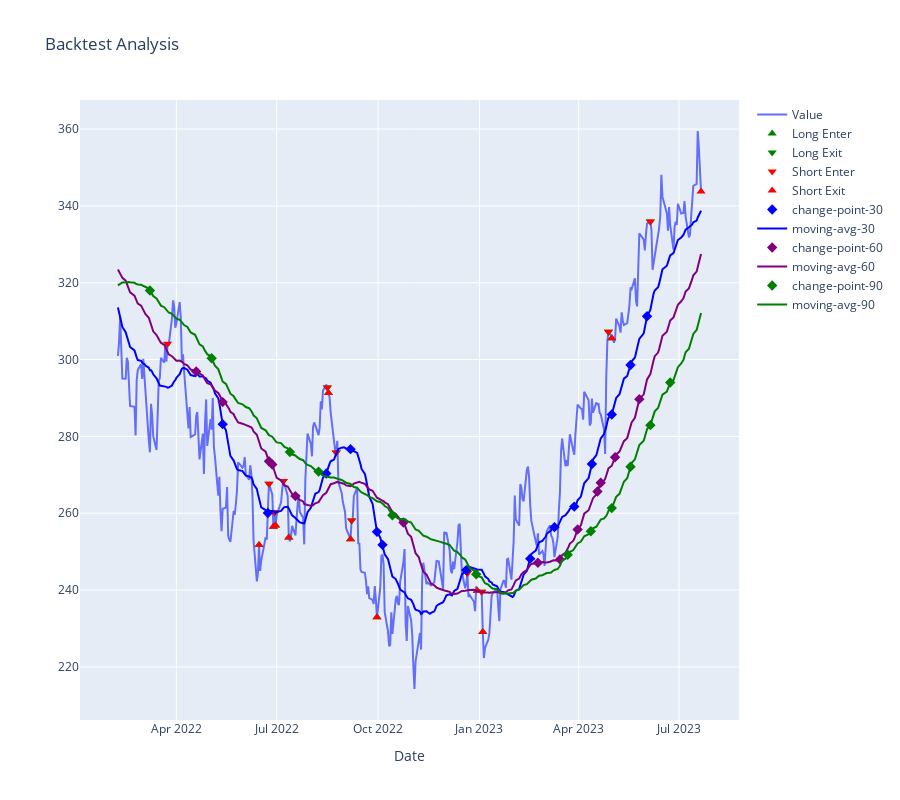
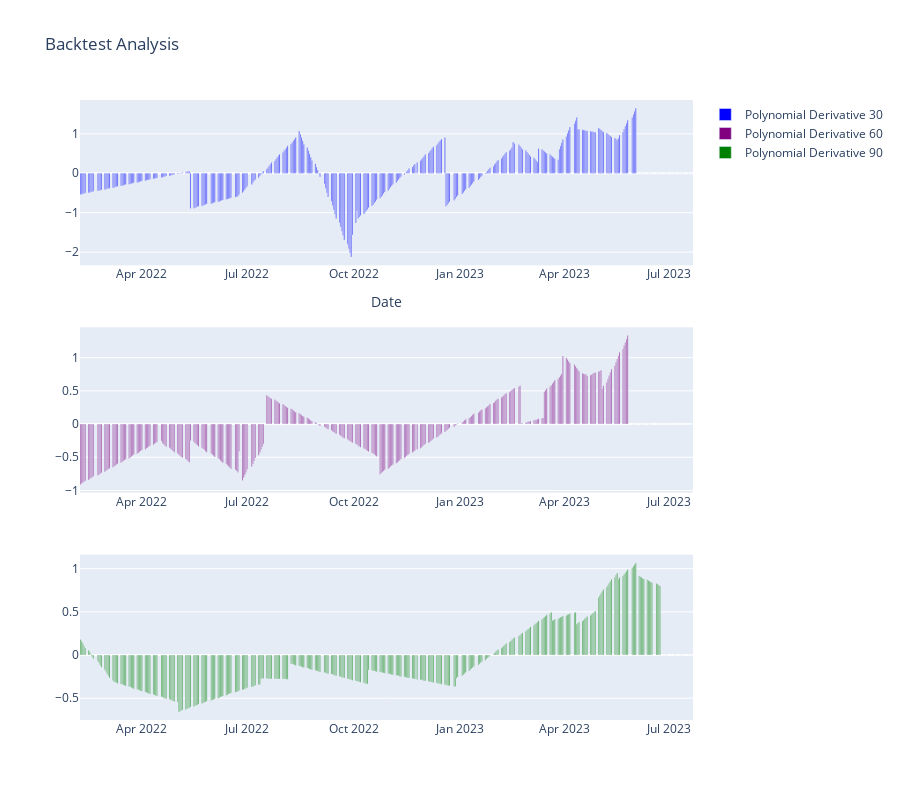

These figures' notebook cell, in order:
### Code cell
%load_ext autoreload
%autoreload 2

import matplotlib.pyplot as plt
import seaborn as sns 
import pandas as pd
import numpy as np
import bocd
from sklearn.preprocessing import PolynomialFeatures
from sklearn.linear_model import LinearRegression
import yfinance as yf

from machine_learning_finance import (analyze_trades, 
    calc_probabilties_without_lookahead, plot_backtest_analysis, 
    metrics_to_dataframe, create_train_test_windows, make_inverse_env_for,
    calculate_polynomial_regression, TraderEnv, make_price_marker_from_boolean, add_marker, add_line)

import plotly.graph_objs as go
from plotly.subplots import make_subplots
from plotly.offline import init_notebook_mode

init_notebook_mode(connected=True)
windows = [300, 600, 900, 1500]

symbol = "MSFT"
file = f"../backtests/{symbol}-model-back-test.csv"
period = 365
pd.options.display.max_rows = None
inverse = None # set to anything to graph inverse longs

def plot_win_loss(file, metrics):
    ledger = pd.read_csv(file)
    # Set the style for the plots
    sns.set(style='whitegrid')

    # Create a bar plot for profit and loss stats
    profit_stats, loss_stats = metrics['profit_stats'], metrics['loss_stats']
    profit_loss_df = pd.DataFrame([profit_stats, loss_stats], columns=['min', 'max', 'mean', 'median', 'std'], index=['profit', 'loss'])

    plt.figure(figsize=(12, 6))
    ax = sns.barplot(data=profit_loss_df.transpose(), palette='muted')
    ax.set_title('Profit and Loss Statistics')
    ax.set_ylabel('Value')

    # Show the plot
    plt.show()


        
def analyze_and_graph_range(file, symbol, start, end, df):
    ledger = pd.read_csv(file)
    hist_df, test_df = create_train_test_windows(df, start=start, end=end)    
    test_df = calc_probabilties_without_lookahead(test_df, hist_df, hist_cutoff="2023-05-15")
    plot_backtest_analysis(test_df, ledger, inverse=symbol)
    return ledger, test_df
   
def analyze_and_graph(file, symbol, period, df):
    ledger = pd.read_csv(file)
    hist_df, test_df = create_train_test_windows(df, None, 365 * 4, None, 365)
    env = TraderEnv(symbol, test_df, hist_df)
    
    # Todo here: we have all the data we need to render our graphs in the env already
    # We need to modify plot_backtest_analysis to:
    # * render change points
    # * render new moving averages
    # * remove all the probability stuff
    # * Figure out how to supply the polynomials!!!
    
    fig = plot_backtest_analysis(env.orig_timeseries_with_analytics, ledger, inverse=inverse)

    # convert each change point column to price of the average in question
    analytics_df = env.orig_timeseries_with_analytics
    periods=[30, 60, 90]
    colors=["blue", "purple", "green"]
    for period, color in zip(periods, colors):        
        marker_col =  f"cp-loc-{period}"
        trend_col = f"trend-{period}"
        analytics_df = make_price_marker_from_boolean(analytics_df, f"change-point-{period}", f"trend-{period}", marker_col) 
        add_marker(fig, analytics_df, marker_col, f"change-point-{period}", "diamond", 8, color)
        add_line(fig, analytics_df, trend_col, f"moving-avg-{period}", color)
    fig.update_layout(title='Backtest Analysis', xaxis_title='Date', height=800)
    fig.show()

    
    fig = make_subplots(rows=3, cols=1)
    indexes=[1,2,3]
    for period, color, index in zip(periods, colors, indexes):        
        fig.add_trace(go.Bar(x=analytics_df.index, y=analytics_df[f'polynomial_derivative-{period}'], marker=dict(color=f'{color}', colorscale='Viridis'), name=f'Polynomial Derivative {period}'), row=index, col=1)

    fig.update_layout(title='Backtest Analysis', xaxis_title='Date', height=800)
    fig.show()

    return ledger, test_df, env

ticker_obj = yf.download(tickers=symbol)
df = pd.DataFrame(ticker_obj)


ledger, df2, env = analyze_and_graph(file, symbol, 365*4, df)    
#ledger, df2 = analyze_and_graph_range(file, symbol, "03-27-2020", "12-17-2021", df)

# Display metrics as text
metrics = analyze_trades(ledger, symbol, period)
metrics["file"] = file
metrics_df = metrics_to_dataframe(metrics) 
env.orig_timeseries_with_analytics
#df2[["moving_avg", "change_points", "rt", "Close"]]

### Figure 1 — Plotly figure (JSON) as saved in the notebook; plotly's stock layout.template omitted (floating-point values rounded to 4 significant figures; data arrays with more than 128 entries replaced by an {"elided": "..."} marker saying what was removed)
{"data": [{"mode": "lines", "name": "Value", "type": "scatter", "x": {"elided": "365 str values"}, "y": {"elided": "365 float values"}}, {"marker": {"color": "green", "size": 8, "symbol": "triangle-up"}, "mode": "markers", "name": "Long Enter", "type": "scatter", "x": {"elided": "365 str values"}, "y": {"elided": "365 float values"}}, {"marker": {"color": "green", "size": 8, "symbol": "triangle-down"}, "mode": "markers", "name": "Long Exit", "type": "scatter", "x": {"elided": "365 str values"}, "y": {"elided": "365 float values"}}, {"marker": {"color": "red", "size": 8, "symbol": "triangle-down"}, "mode": "markers", "name": "Short Enter", "type": "scatter", "x": {"elided": "365 str values"}, "y": {"elided": "365 float values"}}, {"marker": {"color": "red", "size": 8, "symbol": "triangle-up"}, "mode": "markers", "name": "Short Exit", "type": "scatter", "x": {"elided": "365 str values"}, "y": {"elided": "365 float values"}}, {"marker": {"color": "blue", "size": 8, "symbol": "diamond"}, "mode": "markers", "name": "change-point-30", "type": "scatter", "x": {"elided": "365 str values"}, "y": {"elided": "365 float values"}}, {"line": {"color": "blue"}, "mode": "lines", "name": "moving-avg-30", "type": "scatter", "x": {"elided": "365 str values"}, "y": {"elided": "365 float values"}}, {"marker": {"color": "purple", "size": 8, "symbol": "diamond"}, "mode": "markers", "name": "change-point-60", "type": "scatter", "x": {"elided": "365 str values"}, "y": {"elided": "365 float values"}}, {"line": {"color": "purple"}, "mode": "lines", "name": "moving-avg-60", "type": "scatter", "x": {"elided": "365 str values"}, "y": {"elided": "365 float values"}}, {"marker": {"color": "green", "size": 8, "symbol": "diamond"}, "mode": "markers", "name": "change-point-90", "type": "scatter", "x": {"elided": "365 str values"}, "y": {"elided": "365 float values"}}, {"line": {"color": "green"}, "mode": "lines", "name": "moving-avg-90", "type": "scatter", "x": {"elided": "365 str values"}, "y": {"elided": "365 float values"}}], "layout": {"height": 800, "title": {"text": "Backtest Analysis"}, "xaxis": {"title": {"text": "Date"}}}}

### Figure 2 — Plotly figure (JSON) as saved in the notebook; plotly's stock layout.template omitted (floating-point values rounded to 4 significant figures; data arrays with more than 128 entries replaced by an {"elided": "..."} marker saying what was removed)
{"data": [{"marker": {"color": "blue", "colorscale": [[0, "#440154"], [0.1111, "#482878"], [0.2222, "#3e4989"], [0.3333, "#31688e"], [0.4444, "#26828e"], [0.5556, "#1f9e89"], [0.6667, "#35b779"], [0.7778, "#6ece58"], [0.8889, "#b5de2b"], [1, "#fde725"]]}, "name": "Polynomial Derivative 30", "type": "bar", "x": {"elided": "365 str values"}, "xaxis": "x", "y": {"elided": "365 float values"}, "yaxis": "y"}, {"marker": {"color": "purple", "colorscale": [[0, "#440154"], [0.1111, "#482878"], [0.2222, "#3e4989"], [0.3333, "#31688e"], [0.4444, "#26828e"], [0.5556, "#1f9e89"], [0.6667, "#35b779"], [0.7778, "#6ece58"], [0.8889, "#b5de2b"], [1, "#fde725"]]}, "name": "Polynomial Derivative 60", "type": "bar", "x": {"elided": "365 str values"}, "xaxis": "x2", "y": {"elided": "365 float values"}, "yaxis": "y2"}, {"marker": {"color": "green", "colorscale": [[0, "#440154"], [0.1111, "#482878"], [0.2222, "#3e4989"], [0.3333, "#31688e"], [0.4444, "#26828e"], [0.5556, "#1f9e89"], [0.6667, "#35b779"], [0.7778, "#6ece58"], [0.8889, "#b5de2b"], [1, "#fde725"]]}, "name": "Polynomial Derivative 90", "type": "bar", "x": {"elided": "365 str values"}, "xaxis": "x3", "y": {"elided": "365 float values"}, "yaxis": "y3"}], "layout": {"height": 800, "title": {"text": "Backtest Analysis"}, "xaxis": {"anchor": "y", "domain": [0, 1], "title": {"text": "Date"}}, "xaxis2": {"anchor": "y2", "domain": [0, 1]}, "xaxis3": {"anchor": "y3", "domain": [0, 1]}, "yaxis": {"anchor": "x", "domain": [0.7333, 1]}, "yaxis2": {"anchor": "x2", "domain": [0.3667, 0.6333]}, "yaxis3": {"anchor": "x3", "domain": [0, 0.2667]}}}
